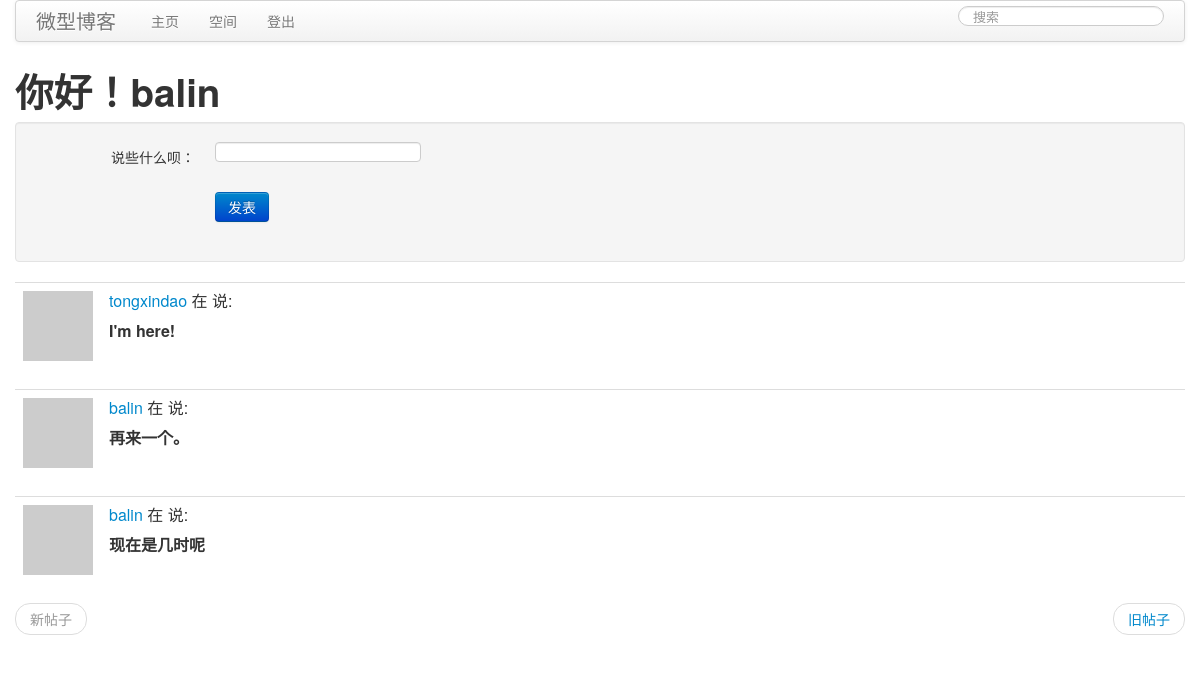
Page /index (signed in) on the committed database.
### app/models.py (models this page shows, shortened)
class User(db.Model):
    id = db.Column(db.Integer, primary_key = True)
    nickname = db.Column(db.String(64), index = True, unique = True)
    email = db.Column(db.String(120), index = True, unique = True)
    role = db.Column(db.SmallInteger, default = ROLE_USER)
    posts = db.relationship('Post', backref='author', lazy='dynamic')
    about_me = db.Column(db.String(140))
    last_seen = db.Column(db.DateTime)
    followed = db.relationship('User',
        secondary = followers,
        primaryjoin = (followers.c.follower_id == id),
        secondaryjoin = (followers.c.followed_id == id),
        backref = db.backref('followers', lazy = 'dynamic'),
        lazy = 'dynamic')
    def avatar(self, size):# 头像
        return 'https://www.gravatar.com/avatar/205e460b479e2e5b48aec07710c08d50' + '?d=mm&s=' + str(size)
    def followed_posts(self):
        return Post.query.join(followers, (followers.c.followed_id == Post.user_id)).filter(followers.c.follower_id == self.id).order_by(Post.timestamp.desc())

class Post(db.Model):
    __searchable__ = ['body'] # 索引 blog 的 body 字段。
    id = db.Column(db.Integer, primary_key = True)
    body = db.Column(db.String(140))
    timestamp = db.Column(db.DateTime)
    user_id = db.Column(db.Integer, db.ForeignKey('user.id'))

### app/views.py (the view)
@app.route('/', methods=['GET', 'POST'])
@app.route('/index', methods=['GET', 'POST'])
@app.route('/index/<int:page>', methods=['GET', 'POST'])
@login_required # 我们添加了login_required 装饰器。这确保了这页只被已经登录的用户看到。
def index(page = 1):
    form = PostForm()
    if form.validate_on_submit():
        post = Post(body = form.post.data, timestamp = datetime.utcnow(), author = g.user)
        db.session.add(post)
        db.session.commit()
        flash(gettext('您的信息现已推出！'))
        return redirect(url_for('index')) # 避免用户在提交 blog 后不小心触发刷新的动作而导致插入重复的 blog。
    posts = g.user.followed_posts().paginate(page, POSTS_PER_PAGE, False) # User 类中的 followed_posts 方法返回一个 sqlalchemy 查询对象，该查询对象用于获取我们感兴趣的 blog。
    return render_template('index.html',
        title = 'Home',
        form = form,
        posts = posts)

### app/forms.py
class SearchForm(FlaskForm):
    search = StringField('search', validators=[DataRequired()])

class PostForm(FlaskForm):
    post = StringField('post', validators=[DataRequired()])

### app/momentjs.py (called while the page is built)
    def render(self, format):
        return Markup("<script>\ndocument.write(moment(\"%s\").%s);\n</script>" % (self.timestamp.strftime("%Y-%m-%dT%H:%M:%S Z"), format))

    def fromNow(self):
        return self.render("fromNow()")

### app/views.py (called while the page is built)
@lm.user_loader
def load_user(id):
    return User.query.get(int(id))

@app.before_request
def before_request():
    g.user = current_user
    if g.user.is_authenticated:
        g.user_last_seen = datetime.utcnow()
        db.session.add(g.user)
        db.session.commit()
        g.search_form = SearchForm()
    g.locale = get_locale()

@babel.localeselector
def get_locale():
    return request.accept_languages.best_match(LANGUAGES.keys())

### app/templates/index.html (shortened to what this page needs)
{% extends 'layout.html' %}
{% block content %}
<h1>{{ _('你好！%(nickname)s', nickname = g.user.nickname) }}</h1>
  <div class="well">
	<form class="form-horizontal" action="" method="post" name="post">
	  <div class="control-group{% if form.errors.post %} error {% endif %}">
		<label class="control-label" for="post">{{ _('说些什么呗：') }}</label>
		<div class="controls">
		{{ form.post(size=30, maxlength=140) }}
		</div>
	  </div>
	  <div class="control-group">
		<div class="controls">
		  <input class="btn btn-primary" type="submit" value="{{ _('发表') }}">
		</div>
	  </div>
	</form>
  </div>
  {% for post in posts.items %}
  {% include 'post.html' %}
  {% endfor %}
  <ul class="pager">
	{% if posts.has_prev %}
	<li class="previous"><a href="{{ url_for('index', page=posts.prev_num) }}">{{ _('新帖子') }}</a></li>
	{% else %}
	<li class="previous disabled"><a href="#">{{ _('新帖子') }}</a></li>
	{% endif %}
	{% if posts.has_next %}
	<li class="next"><a href="{{ url_for("index", page=posts.next_num) }}">{{ _('旧帖子') }}</a></li>
	{% else %}
	<li class="next disabled"><a href="#">{{ _('旧帖子') }}</a></li>
	{% endif %}
  </ul>
{% endblock %}

### app/templates/post.html
<table class = 'table table-hover'>
    <tr>
        <td width = '70px'><a href = '{{ url_for('user', nickname = post.author.nickname) }}'><img src = '{{ post.author.avatar(70) }}' /></a></td>
        <td>
	     {% autoescape false %}
            <p>{{ _('%(nickname)s 在 %(when)s 说:', nickname = '<a href="%s">%s</a>' % (url_for('user', nickname = post.author.nickname), post.author.nickname), when = momentjs(post.timestamp).fromNow()) }}</p>
            {% endautoescape %}
            <p><strong>{{ post.body }}</strong></p>
        </td>
    </tr>
</table>

### rows in the picture
Post: body "I'm here!"
Post: body "再来一个。"
Post: body "现在是几时呢"
